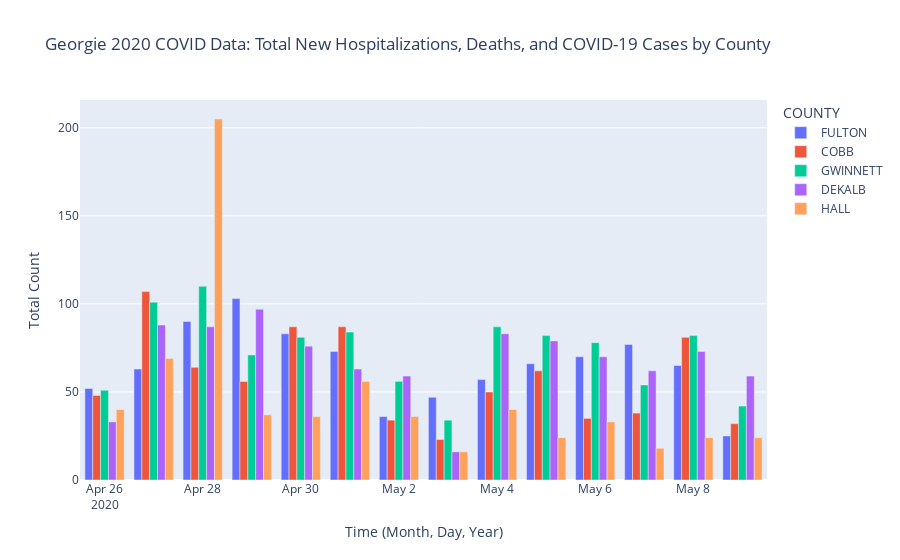

Notebook code for this chart:
### Code cell
plotly8 = px.bar(dailySpecific,
                x='DATESTAMP_MOD_DAY',
                y='newHospandDeathCovid',
                color='COUNTY',
                title='Georgie 2020 COVID Data: Total New Hospitalizations, Deaths, and COVID-19 Cases by County',
                labels={
                        'DATESTAMP_MOD_DAY': 'Time (Month, Day, Year)',
                        'newHospandDeathCovid': 'Total Count'
                },
                barmode='group')
plotly8.update_layout(
    xaxis=dict(
        tickmode='linear',
        type='category'
    )
)
plotly8.show()

### Figure 1 — Plotly figure (JSON) as saved in the notebook; plotly's stock layout.template omitted (floating-point values rounded to 4 significant figures)
{"data": [{"alignmentgroup": "True", "hovertemplate": "COUNTY=FULTON<br>Time (Month, Day, Year)=%{x}<br>Total Count=%{y}<extra></extra>", "legendgroup": "FULTON", "marker": {"color": "#636efa", "pattern": {"shape": ""}}, "name": "FULTON", "offsetgroup": "FULTON", "orientation": "v", "showlegend": true, "textposition": "auto", "type": "bar", "x": ["2020-04-26", "2020-04-27", "2020-04-28", "2020-04-29", "2020-04-30", "2020-05-01", "2020-05-02", "2020-05-03", "2020-05-04", "2020-05-05", "2020-05-06", "2020-05-07", "2020-05-08", "2020-05-09"], "xaxis": "x", "y": [52, 63, 90, 103, 83, 73, 36, 47, 57, 66, 70, 77, 65, 25], "yaxis": "y"}, {"alignmentgroup": "True", "hovertemplate": "COUNTY=COBB<br>Time (Month, Day, Year)=%{x}<br>Total Count=%{y}<extra></extra>", "legendgroup": "COBB", "marker": {"color": "#EF553B", "pattern": {"shape": ""}}, "name": "COBB", "offsetgroup": "COBB", "orientation": "v", "showlegend": true, "textposition": "auto", "type": "bar", "x": ["2020-04-26", "2020-04-27", "2020-04-28", "2020-04-29", "2020-04-30", "2020-05-01", "2020-05-02", "2020-05-03", "2020-05-04", "2020-05-05", "2020-05-06", "2020-05-07", "2020-05-08", "2020-05-09"], "xaxis": "x", "y": [48, 107, 64, 56, 87, 87, 34, 23, 50, 62, 35, 38, 81, 32], "yaxis": "y"}, {"alignmentgroup": "True", "hovertemplate": "COUNTY=GWINNETT<br>Time (Month, Day, Year)=%{x}<br>Total Count=%{y}<extra></extra>", "legendgroup": "GWINNETT", "marker": {"color": "#00cc96", "pattern": {"shape": ""}}, "name": "GWINNETT", "offsetgroup": "GWINNETT", "orientation": "v", "showlegend": true, "textposition": "auto", "type": "bar", "x": ["2020-04-26", "2020-04-27", "2020-04-28", "2020-04-29", "2020-04-30", "2020-05-01", "2020-05-02", "2020-05-03", "2020-05-04", "2020-05-05", "2020-05-06", "2020-05-07", "2020-05-08", "2020-05-09"], "xaxis": "x", "y": [51, 101, 110, 71, 81, 84, 56, 34, 87, 82, 78, 54, 82, 42], "yaxis": "y"}, {"alignmentgroup": "True", "hovertemplate": "COUNTY=DEKALB<br>Time (Month, Day, Year)=%{x}<br>Total Count=%{y}<extra></extra>", "legendgroup": "DEKALB", "marker": {"color": "#ab63fa", "pattern": {"shape": ""}}, "name": "DEKALB", "offsetgroup": "DEKALB", "orientation": "v", "showlegend": true, "textposition": "auto", "type": "bar", "x": ["2020-04-26", "2020-04-27", "2020-04-28", "2020-04-29", "2020-04-30", "2020-05-01", "2020-05-02", "2020-05-03", "2020-05-04", "2020-05-05", "2020-05-06", "2020-05-07", "2020-05-08", "2020-05-09"], "xaxis": "x", "y": [33, 88, 87, 97, 76, 63, 59, 16, 83, 79, 70, 62, 73, 59], "yaxis": "y"}, {"alignmentgroup": "True", "hovertemplate": "COUNTY=HALL<br>Time (Month, Day, Year)=%{x}<br>Total Count=%{y}<extra></extra>", "legendgroup": "HALL", "marker": {"color": "#FFA15A", "pattern": {"shape": ""}}, "name": "HALL", "offsetgroup": "HALL", "orientation": "v", "showlegend": true, "textposition": "auto", "type": "bar", "x": ["2020-05-06", "2020-05-07", "2020-05-08", "2020-05-09", "2020-04-26", "2020-04-27", "2020-04-28", "2020-04-29", "2020-04-30", "2020-05-01", "2020-05-02", "2020-05-03", "2020-05-04", "2020-05-05"], "xaxis": "x", "y": [33, 18, 24, 24, 40, 69, 205, 37, 36, 56, 36, 16, 40, 24], "yaxis": "y"}], "layout": {"barmode": "group", "legend": {"title": {"text": "COUNTY"}, "tracegroupgap": 0}, "title": {"text": "Georgie 2020 COVID Data: Total New Hospitalizations, Deaths, and COVID-19 Cases by County"}, "xaxis": {"anchor": "y", "domain": [0, 1], "title": {"text": "Time (Month, Day, Year)"}}, "yaxis": {"anchor": "x", "domain": [0, 1], "title": {"text": "Total Count"}}}}
